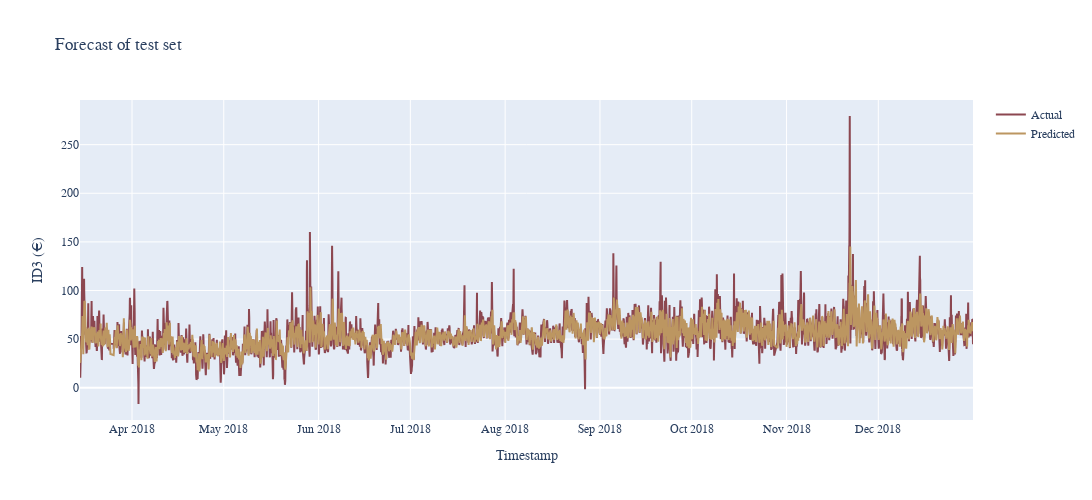

The code cell stored with this chart in its notebook:
### Markdown cell above
## Plot prediction

### Code cell
# ———————————————————————————————————————————————————————————————————————————————————————————————————— #

fig1 = go.Scatter(      x = frame_test.index,
                        y = frame_test['y'][0]['ID3'],
                        name = 'Actual',
                        line_color = hex_maroon,

                        # mode = 'lines+markers',
                        )

# ———————————————————————————————————————————————————————————————————————————————————————————————————— #

fig2 = go.Scatter(      x = frame_test.index,
                        y = frame_test['Prediction']['ID3'][0],
                        name = 'Predicted',
                        line_color = hex_gold,

                        # mode = 'lines+markers',
                        )

# ———————————————————————————————————————————————————————————————————————————————————————————————————— #

data = [fig1, fig2]

fig = go.Figure(data = data)

fig.update_layout(      autosize = False,
                        width = 1250,
                        height = 500,
    
                        title = 'Forecast of test set',
                        xaxis_title = 'Timestamp',
                        yaxis_title = 'ID3 (€)',

                        font_family = 'SF Mono',

                        hovermode = 'x',
                        xaxis_showspikes = True,
                        yaxis_showspikes = True,
                        )

fig.show()

### Figure 1 — Plotly figure (JSON) as saved in the notebook; plotly's stock layout.template omitted (floating-point values rounded to 4 significant figures; data arrays with more than 128 entries replaced by an {"elided": "..."} marker saying what was removed)
{"data": [{"line": {"color": "#8C4750"}, "name": "Actual", "type": "scatter", "x": {"elided": "6960 str values"}, "y": {"elided": "6960 float values"}}, {"line": {"color": "#BC9661"}, "name": "Predicted", "type": "scatter", "x": {"elided": "6960 str values"}, "y": {"elided": "6960 float values"}}], "layout": {"autosize": false, "font": {"family": "SF Mono"}, "height": 500, "hovermode": "x", "title": {"text": "Forecast of test set"}, "width": 1250, "xaxis": {"showspikes": true, "title": {"text": "Timestamp"}}, "yaxis": {"showspikes": true, "title": {"text": "ID3 (€)"}}}}
